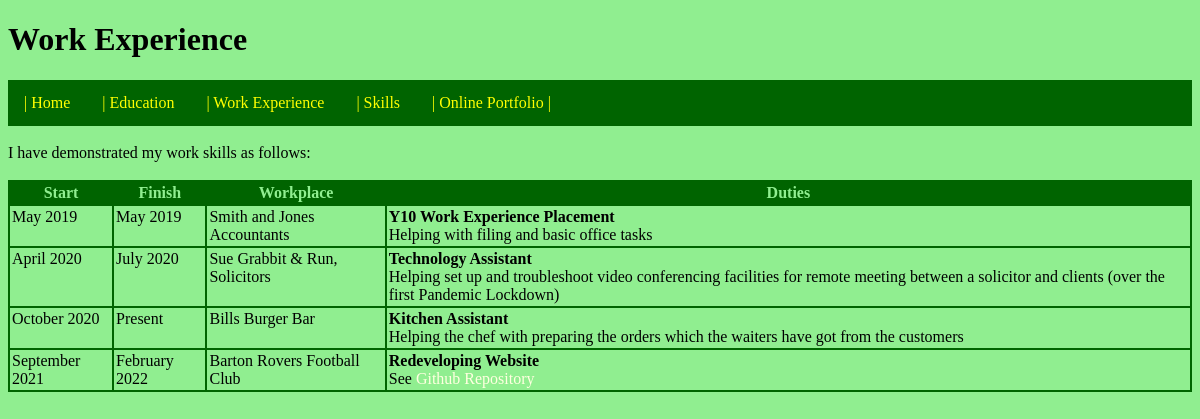
Page /WEX.php on the committed database.
### tables this page shows
CREATE TABLE `workExperience_tbl` 
(`WEX_ID` INT NOT NULL AUTO_INCREMENT , 
`StartDate` VARCHAR(255) , 
`EndDate` VARCHAR(255) , 
`Employer` VARCHAR(255) NOT NULL , 
`Duties` VARCHAR(4000) NOT NULL , 
PRIMARY KEY (`WEX_ID`));

### WEX.php (the view, shortened to what this page needs)
<!DOCTYPE html>
<html>
<head>
<link rel="stylesheet" type="text/css" href="MyStyle.css">
</head>
<body>
<h1>Work Experience</h1>
<?php
include "connect.php";
include "navbar.php";
$conn = new mysqli($servername, $username, $password, $dbname);
$sql = "SELECT * FROM `workExperience_tbl`";
$result = $conn->query($sql);
if ($result->num_rows > 0) {
  echo "I have demonstrated my work skills as follows:</br>";
  echo "<table  border=1 cellpadding=2 cellspacing=0 ><tr><th>Start</th><th>Finish</th><th>Workplace</th><th>Duties</th></tr>";
  while($row = $result->fetch_assoc()) {
    echo "<tr><td>".$row["StartDate"]."</td><td>".$row["EndDate"]."</td><td>".$row["Employer"]."</td><td>".$row["Duties"]."</td></tr>";
  }
  echo "</table>";
} else {
  echo "0 results";
}
?>
</body>
</html>

### MyStyle.css (style rules this page uses)
@media only screen and (min-width: 601px) { body { color: #000000; background-color: lightgreen; font-family: "Verdana"; font-size: 10; } }
@media only screen and (min-width: 601px) { a { color: lightyellow; text-decoration: none; } }
@media only screen and (min-width: 601px) { table, th, td { border: 1px solid darkgreen; vertical-align: top; } }
@media only screen and (min-width: 601px) { th { background-color: darkgreen; color: lightgreen; font-weight: bold; } }

### rows in the picture
workexperience_tbl: StartDate "May 2019", EndDate "May 2019", Employer "Smith and Jones Accountants", Duties "Y10 Work Experience Placement Helping with filing and basic office tasks"
workexperience_tbl: StartDate "April 2020", EndDate "July 2020", Employer "Sue Grabbit & Run, Solicitors", Duties "Technology Assistant Helping set up and troubleshoot video conferencing facilities for remote meeting between a solicitor and clients (over the first Pandemic Lockdown)"
workexperience_tbl: StartDate "October 2020", EndDate "Present", Employer "Bills Burger Bar", Duties "Kitchen Assistant Helping the chef with preparing the orders which the waiters have got from the customers"
workexperience_tbl: StartDate "September 2021", EndDate "February 2022", Employer "Barton Rovers Football Club", Duties "Redeveloping Website See Github Repository"
